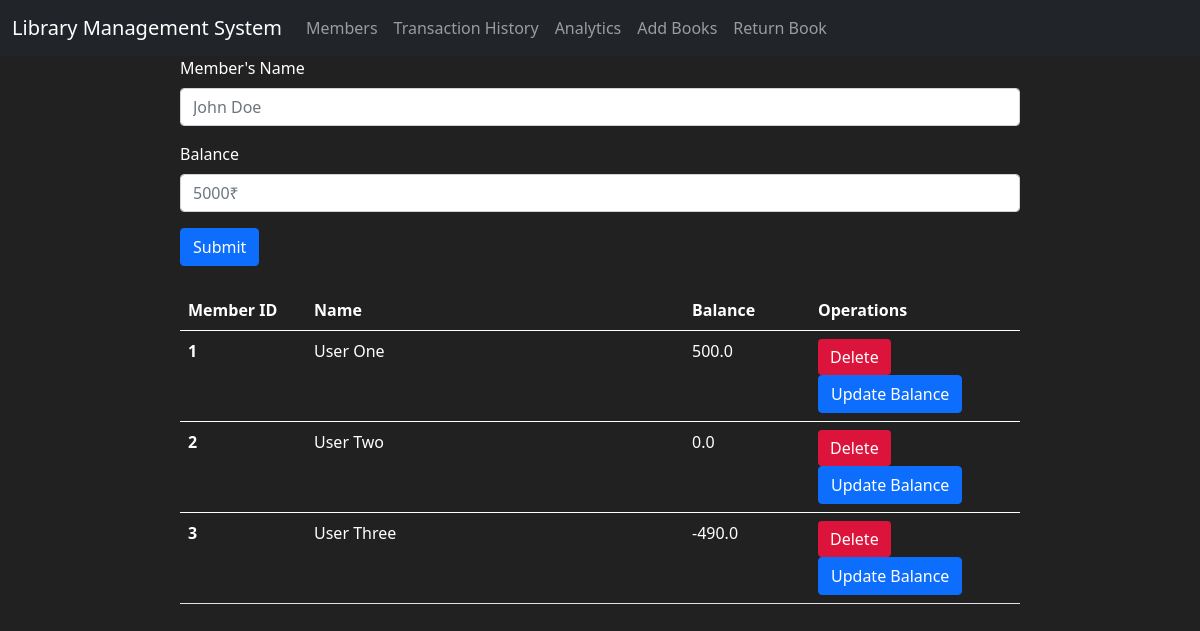
Page /members on the earlier database version.
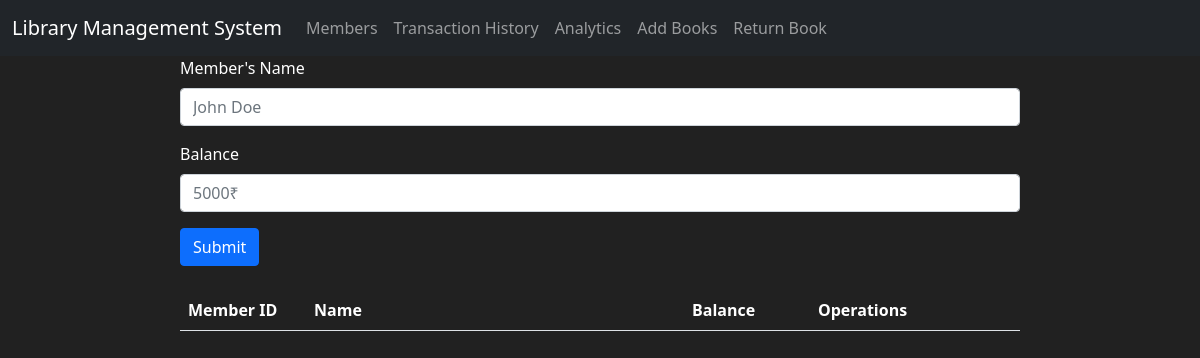
Same page on the later database version.
### app.py (models this page shows)
class Members(db.Model):
    member_id = db.Column(db.Integer , primary_key = True)
    member_name = db.Column(db.String(150))
    member_balance = db.Column(db.Float , default = 1000)
    member_borrowed = db.Column(db.Boolean, default = False)
    library_fees_given = db.Column(db.Float , default = 0)

### app.py (the view, shortened to what this page needs)
@app.route('/members', methods = ["POST" , "GET"])
def members():
    members = Members.query.all()                               # Getting all the members
    return render_template('members.html', members = members)   # rendering the page for members

### templates/members.html (shortened to what this page needs)
{% extends "base.html" %}  {% block body %}
<div style="width: 70%; margin-left: auto; margin-right: auto">
  <form action="/members" method="POST">
    <div class="mb-3">
      <label for="name" class="form-label">Member's Name</label>
      <input
        type="text"
        class="form-control"
        name="user_name"
        placeholder="John Doe"
      />
    </div>
    <div class="mb-3">
      <label for="Balance" class="form-label">Balance</label>
      <input
        type="text"
        class="form-control"
        name="balance"
        placeholder="5000₹"
      />
    </div>
    <button type="submit" class="btn btn-primary">Submit</button>
  </form>
  <br />
  <table class="table" style="color: white">
    <thead>
      <tr>
        <th scope="col" style="width: 15%">Member ID</th>
        <th scope="col">Name</th>
        <th scope="col" style="width: 15%">Balance</th>
        <th scope="col" style="width: 25%">Operations</th>
      </tr>
    </thead>
    {% for member in members %} {% if member.member_borrowed == False %}
    <tbody>
      <tr>
        <th scope="row">{{member.member_id}}</th>
        <td>{{member.member_name}}</td>
        <td>{{member.member_balance}}</td>
        <td>
          <a href="delete_member/{{member.member_id}}"
            ><button
              style="background-color: crimson; border: none"
              class="btn btn-primary"
            >
              Delete
            </button></a
          >
          <a href="update/{{member.member_id}}"
            ><button class="btn btn-primary">Update Balance</button></a
          >
        </td>
      </tr>
    </tbody>
    {% endif %} {% endfor %}
  </table>
</div>
{% endblock %}

Differences in the rows shown:
removed Members: member_id "1", member_name "User One", member_balance "500.0"
removed Members: member_id "2", member_name "User Two", member_balance "0.0"
removed Members: member_id "3", member_name "User Three", member_balance "-490.0"
